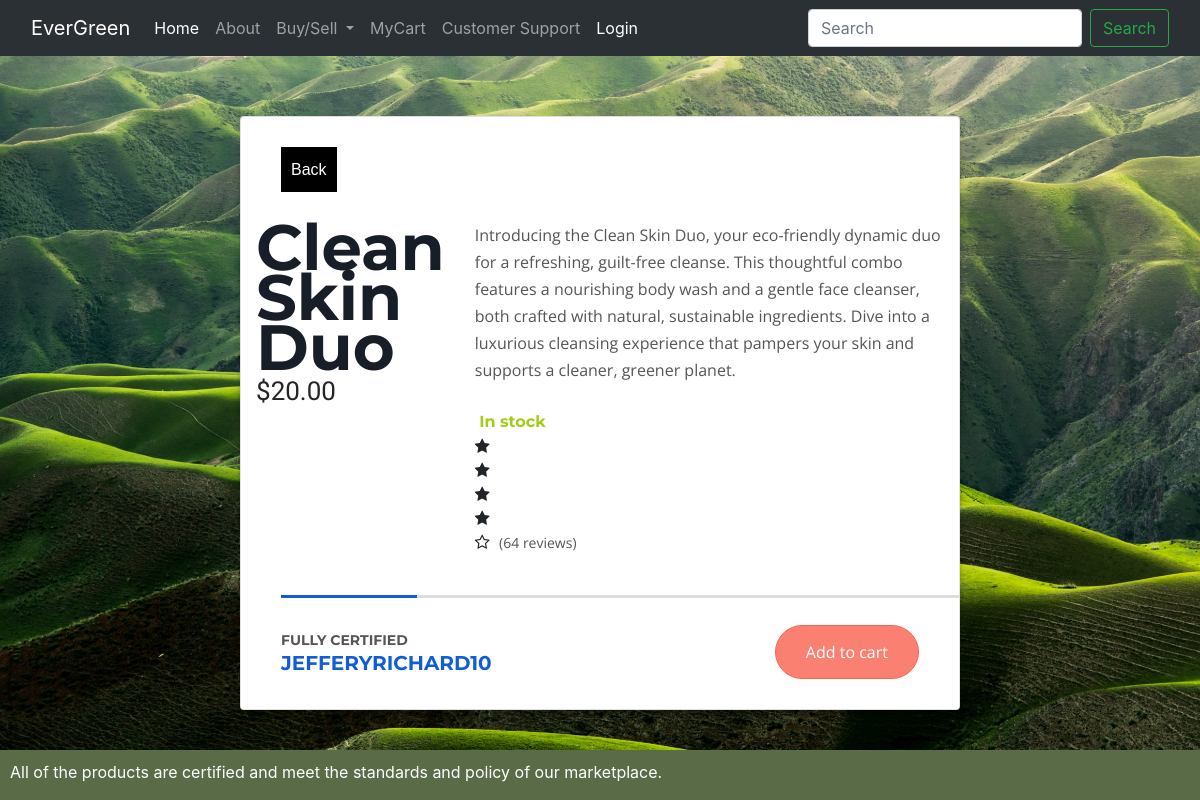
The app's page /product/3 with its own data.
### product/models.py (models this page shows, shortened)
class Product(models.Model):
  product_name = models.CharField(max_length=200)
  category = models.ForeignKey(Category , on_delete=models.CASCADE ,  null=True)
  seller = models.ForeignKey(User , on_delete= models.CASCADE)
  product_description = models.TextField(null=True)
  price = models.DecimalField(max_digits=10000 , decimal_places=2)
  product_image = models.ImageField(null = True)
  verification_doc = models.ImageField(null = True)
  is_approved = models.BooleanField(default=False)
  listed_at = models.DateField(auto_now_add=True)
  image_link = models.CharField(max_length=1000 , null=True)

### pages/views.py (the view)
# urls.py: path('product/<int:id>' , product_view , name='product'),
def product_view(request , id):
  obj = Product.objects.get(pk=id)
  content = {
    'obj': obj
  }
  return render(request , 'product.html' , content)

### templates/product.html (shortened to what this page needs)
{% extends 'base.html'%}
{% load static %}
{% block content %}
<link rel="stylesheet" href="{% static 'product.css'%}">
<main>
  <div class="card">
    <div class="card__title">
      <div class="icon">
        <a href="{% url 'home'%}">Back</a>{% csrf_token %}
      </div>
    </div>
    <div class="card__body">
      <div class="half">
        <div class="featured_text">
          <h1>{{obj.product_name}}</h1>
          <p class="price">${{obj.price}}</p>
        </div>
        <div class="image">
        </div>
      </div>
      <div class="half">
        <div class="description">
          <p>{{obj.product_description}}</p>
        </div>
        <span class="stock"> In stock</span>
        <div class="reviews">
          <ul class="stars">
            <li><i class="fa fa-star"></i></li>
            <li><i class="fa fa-star"></i></li>
            <li><i class="fa fa-star"></i></li>
            <li><i class="fa fa-star"></i></li>
            <li><i class="fa fa-star-o"></i></li>
          </ul>
          <span>(64 reviews)</span>
        </div>
      </div>
    </div>
    <div class="card__footer">
      <div class="recommend">
        <p>Fully Certified</p>
        <h3>{{obj.seller.username}}</h3>
      </div>
      <form method="post" action="{% url 'cart' obj.pk %}">{% csrf_token %}
        <div class="action">
          <button type="submit" style="float: right;" onclick="{additem()}">Add to cart</button>
        </div>
      </form>
    </div>
  </div>
</main>
</body>
{% endblock %}

### templates/base.html (shortened to what this page needs)
<!DOCTYPE html>
<html lang="en">
  <head>
    <link href="https://cdn.jsdelivr.net/npm/bootstrap@5.3.2/dist/css/bootstrap.min.css" rel="stylesheet">
    <link rel="stylesheet" href="https://stackpath.bootstrapcdn.com/bootstrap/4.3.1/css/bootstrap.min.css">
    <link rel="stylesheet" href="https://stackpath.bootstrapcdn.com/bootstrap/4.3.1/js/bootstrap.bundle.min.js">
    <link rel="stylesheet" href="https://cdnjs.cloudflare.com/ajax/libs/jquery/3.2.1/jquery.min.js">
    <link rel="stylesheet" href="https://cdnjs.cloudflare.com/ajax/libs/font-awesome/4.7.0/css/font-awesome.min.css">
    {% load static %}
    <link rel="stylesheet" href="{% static 'style.css' %}">
  </head>
  <body>
    <nav class="navbar navbar-expand-lg bg-body-tertiary"  data-bs-theme="dark">
      <div class="container-fluid">
        <a class="navbar-brand" href="#">EverGreen</a>
        <div class="collapse navbar-collapse" id="navbarSupportedContent">
          <ul class="navbar-nav me-auto mb-2 mb-lg-0">
            <li class="nav-item">
              <a class="nav-link active" aria-current="page" href="{% url 'home'%}">Home</a>{% csrf_token %}
            </li>
            <li class="nav-item">
              <a class="nav-link" href="{% url 'about'%}">About</a>{% csrf_token %}
            </li>
            <li class="nav-item dropdown">
              <a class="nav-link dropdown-toggle" href="#" role="button" data-bs-toggle="dropdown" aria-expanded="false">
                Buy/Sell
              </a>
            </li>
            <li class="nav-item">
              <a class="nav-link" href="{% url 'cart'%}">MyCart</a>{% csrf_token %}
            </li>
            <li class="nav-item">
              <a class="nav-link" href="{% url 'contact'%}">Customer Support</a>{% csrf_token %}
            </li>
            {% if user.is_authenticated %}
              <li class="nav-item">
                <a class="nav-link disabled" aria-disabled="true"><span style="color: white;">Logged in as</span>
                 <span class="highlight">{{user}}</span></a>
              </li>
              <li class="nav-item">
                <a class="nav-link" aria-current="page" href="{% url 'logout'%}">Logout</a>{% csrf_token %}
              </li>
            {% else %}
              <li class="nav-item">
                <a class="nav-link active" aria-current="page" href="{% url 'login'%}">Login</a>{% csrf_token %}
              </li>
          {% endif %}
        </ul>
        <form class="d-flex" role="search">
          <input class="form-control me-2" type="search" placeholder="Search" aria-label="Search">
          <button class="btn btn-outline-success" type="submit">Search</button>
        </form>
      </div>
    </div>
  </body>
</html></nav>
{% block content %}{% endblock %}<div class="footer">
  All of the products are certified and meet the standards and policy of our marketplace.</div></body></html>

### static/style.css (style rules this page uses)
body { background-image: url('./bg1.jpg'); background-size: cover; }

### static/product.css (style rules this page uses)
main { max-width: 720px; margin: 5% auto; }
.card { box-shadow: 0 6px 6px rgba(0, 0, 0, 0.3); transition: 200ms; background: #fff; }
.card__title { display: flex; align-items: center; padding: 30px 40px; }
.card__title .icon { flex-basis:auto; flex-grow:auto; flex-shrink:auto; background:black ; color:#fff ; padding :10px ; transition :200ms ; }
.card__title .icon > a { color:#fff ; font-style: normal; font-family: sans-serif; text-decoration: none; }
.card__body { padding :0px ; display:flex ; flex-flow :row nowrap ; margin-bottom :25px ; }
.card__body > .half { box-sizing:border-box ; padding :0px 15px ; flex-basis:auto; flex-grow:auto; flex-shrink:auto; }
.card__body .featured_text h1 { margin :0px ; padding:0px ; font-weight:bold ; font-family:"Montserrat", sans-serif; font-size: 64px ; line-height:50px ; color:#181e28 ; }
.card__body .featured_text p { margin:0px ; padding :0px ; }
.card__body .featured_text p.price { font-family:"Fjalla One", sans-serif; color:#252525 ; font-size:26px ; }
.card__body .image { padding-top :15px ; width :100% ; }
.card__body .description { margin-bottom :25px; }
.card__body .description p { margin :0; font-family:"Open Sans", sans-serif; font-weight:normal ; line-height:27px; font-size:16px ; color:#555; }
span.stock { font-family:"Montserrat", sans-serif; font-weight:bold ; color:#a1cc16; }
.reviews .stars { display:inline-block ; list-style:none ; padding :0 ; }
.reviews > span { font-family:"Open Sans", sans-serif; font-size:14px ; margin-left :5px ; color:#555; }
.card__footer { padding :30px 40px ; display:flex ; flex-flow:row nowrap ; align-items:center ; position:relative ; justify-content: space-between; }
.card__footer::before { content:"" ; position:absolute ; display:block ; top:0; left:40px; width:calc(100% - 40px); height:3px; background:#115dd8; background:linear-gradient(to right, #115dd8 0%, #115dd8 20%, #ddd 20%, #ddd 100%); }
.card__footer .recommend { flex-basis:auto; flex-grow:auto; flex-shrink:auto; }
.card__footer .recommend p { margin :0; font-family:"Montserrat", sans-serif; text-transform:uppercase ; font-weight:bold ; font-size:14px ; color:#555; }
.card__footer .recommend h3 { margin :0 ; font-size:20px ; font-family:"Montserrat", sans-serif; font-weight:bold ; text-transform:uppercase ; color:#115dd8; }
.card__footer .action button { cursor:pointer; border:1px solid #f86555; padding :14px 30px ; border-radius :200px; color:#fff; background: #FA8072; font-family:"Open Sans", sans-serif; font-size:16px ; transition :200ms; }

### templates/base.html (style rules this page uses)
body { min-height: 100vh; display: flex; flex-direction: column; }
.footer { position: fixed; bottom: 0; width: 100%; height: 50px; background-color: #596c47; color: white; padding: 10px; box-sizing: border-box; }

### records on screen
Product: product_name "Clean Skin Duo", price "20.00", product_description "Introducing the Clean Skin Duo, your eco-friendly dynamic duo for a refreshing, guilt-free cleanse. This thoughtful combo features a nourishing body wash and a gentle face cleanser, both crafted with natural, sustainable ingredients. Dive into a luxurious cleansing experience that pampers your skin and supports a cleaner, greener planet.", seller.username "JEFFERYRICHARD10"
